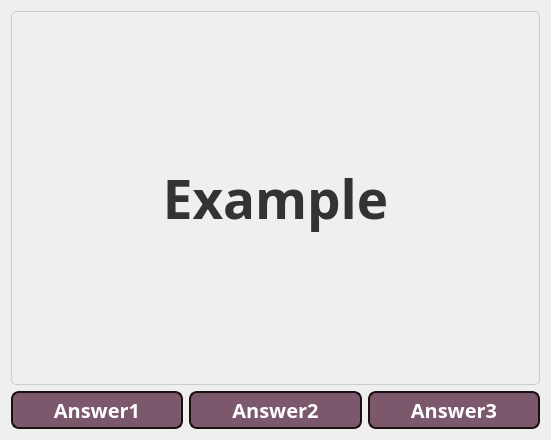
<?xml version="1.0" encoding="UTF-8"?>
<ui version="4.0">
 <class>TestForm</class>
 <widget class="QDialog" name="TestForm">
  <property name="geometry">
   <rect>
    <x>0</x>
    <y>0</y>
    <width>551</width>
    <height>440</height>
   </rect>
  </property>
  <property name="windowTitle">
   <string>Dialog</string>
  </property>
  <property name="styleSheet">
   <string notr="true">QMainWindow {
	background-color: #7B7C81;
}

</string>
  </property>
  <layout class="QGridLayout" name="gridLayout">
   <item row="1" column="0">
    <widget class="QPushButton" name="btnAnswer1">
     <property name="font">
      <font>
       <family>Sitka Heading</family>
       <pointsize>15</pointsize>
       <bold>true</bold>
      </font>
     </property>
     <property name="styleSheet">
      <string notr="true">QPushButton {
   background-color: #7B586B; 
   color: white; 
   border: 2px solid #1D0F0F; 
   border-radius: 8px; 
   padding: 3; }

QPushButton:pressed { 
	background-color: #D4DBE2;
 }</string>
     </property>
     <property name="text">
      <string>Answer1</string>
     </property>
    </widget>
   </item>
   <item row="1" column="1">
    <widget class="QPushButton" name="btnAnswer2">
     <property name="font">
      <font>
       <family>Sitka Heading</family>
       <pointsize>15</pointsize>
       <bold>true</bold>
      </font>
     </property>
     <property name="styleSheet">
      <string notr="true">QPushButton {
   background-color: #7B586B; 
   color: white; 
   border: 2px solid #1D0F0F; 
   border-radius: 8px; 
   padding: 3; }

QPushButton:pressed { 
	background-color: #D4DBE2;
 }</string>
     </property>
     <property name="text">
      <string>Answer2</string>
     </property>
    </widget>
   </item>
   <item row="1" column="2">
    <widget class="QPushButton" name="btnAnswer3">
     <property name="font">
      <font>
       <family>Sitka Heading</family>
       <pointsize>15</pointsize>
       <bold>true</bold>
      </font>
     </property>
     <property name="styleSheet">
      <string notr="true">QPushButton {
   background-color: #7B586B; 
   color: white; 
   border: 2px solid #1D0F0F; 
   border-radius: 8px; 
   padding: 3; }

QPushButton:pressed { 
	background-color: #D4DBE2;
 }</string>
     </property>
     <property name="text">
      <string>Answer3</string>
     </property>
    </widget>
   </item>
   <item row="0" column="0" colspan="3">
    <widget class="QLabel" name="lWord">
     <property name="font">
      <font>
       <family>Sitka Heading</family>
       <pointsize>40</pointsize>
       <bold>true</bold>
      </font>
     </property>
     <property name="styleSheet">
      <string notr="true">QLabel {
    color: #333333; /* Цвет текста */
    border: 1px solid #CCCCCC; /* Граница */
    border-radius: 5px; /* Скругление углов */
    padding: 5px; /* Отступы вокруг текста */
    text-align: center; /* Выравнивание текста по центру */
}</string>
     </property>
     <property name="text">
      <string>Example</string>
     </property>
     <property name="alignment">
      <set>Qt::AlignCenter</set>
     </property>
    </widget>
   </item>
  </layout>
 </widget>
 <resources/>
 <connections/>
</ui>
